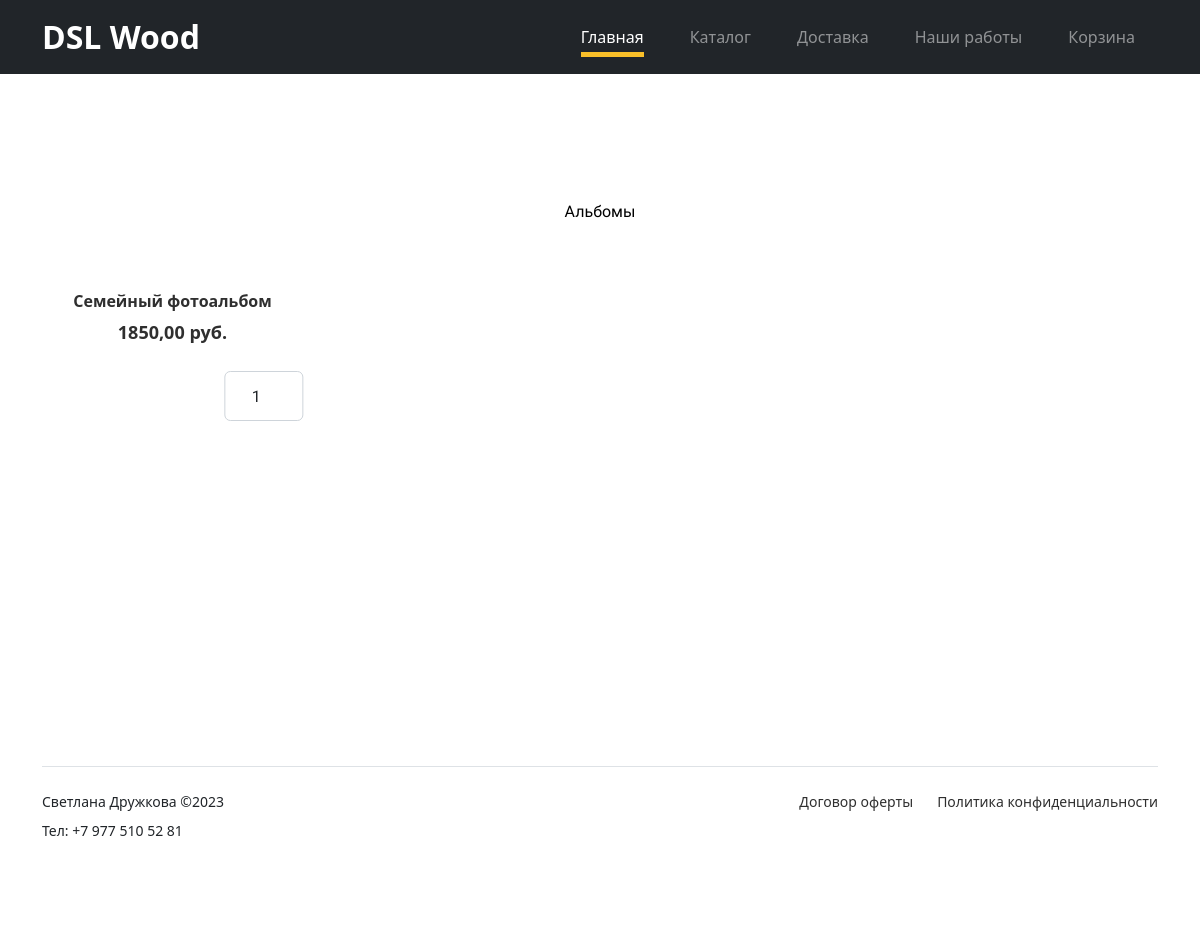
Page /catalog/ on the committed database.
### catalog/models.py (models this page shows, shortened)
class Category(models.Model):
    CHOICES_STATUS = (
        ('Опубликовано', 'Опубликовано'),
        ('Скрыто', 'Скрыто'),
    )
    name_cat = models.CharField(verbose_name='Категория', max_length=100)
    status = models.CharField(choices=CHOICES_STATUS, max_length=100, default='Опубликовано')
    class Meta:
        verbose_name = 'Категория'
        verbose_name_plural = 'Категории'

class Product(models.Model):
    title = models.CharField(verbose_name='Название', max_length=100)
    category = models.ForeignKey(Category, on_delete=models.CASCADE, verbose_name='Категория')
    image = models.ImageField(verbose_name='Фото', upload_to='products/')
    slug = models.SlugField(max_length=50, unique=True, default=title, verbose_name='URL')
    description = models.TextField(verbose_name='Описание', default='')
    price = models.DecimalField(verbose_name='Стоимость', max_digits=10, decimal_places=2)
    class Meta:
        verbose_name = 'Товар'
        verbose_name_plural = 'Товары'

### catalog/views.py (the view)
# urls.py: path('', views.category_products, name='category_products'),
def category_products(request):
    status = 'Опубликовано'
    categories = Category.objects.filter(status=status).all()
    category = None
    products = Product.objects.all()
    form = CartAddProductForm()
    return render(request, 'catalog/product_detail2.html', {'category': category, 'categories': categories,
                                                            'products': products,
                                                            "form": form})

### cart/forms.py
class CartAddProductForm(forms.Form):
    quantity = forms.IntegerField(label="", max_value=6, min_value=1, initial=1,
                                  widget=forms.NumberInput(attrs={'class': 'form-control',
                                                                  'style': 'width: 30%; '
                                                                  'text-align: center;'}))
    update = forms.BooleanField(required=False, initial=False, widget=forms.HiddenInput)

### catalog/templates/catalog/product_detail2.html (shortened to what this page needs)
{% extends 'main/layout2.html' %}
{% block content %}
<div class="untree_co-section product-section before-footer-section">
<div class="container">
        <div class="vertical-menu">
            {% for category in categories %}
            <a href="{% url 'cat_slug_products' category_slug=category.id %}"> {{category.name_cat}}</a>
            {% endfor %}
        </div>
        <br>
        <div class="row">
            {% for product in products %}
            <div class="col-12 col-md-4 col-lg-3 mb-5">
                <a class="product-item" href="{% url 'get_slug_product' product_id=product.id %}">
                    <h3 class="product-title">{{product.title}}</h3>
                    <strong class="product-price">{{product.price}} руб.</strong>
                    <form action="{% url 'cart_add' product_id=product.id%}"
                          method="post">
                        <div class="form_count"> {{ form }} </div>
                    </form>
                </a>
            </div>
            {% endfor %}
        </div>
</div>
    </div>
{% endblock %}

### static/main/css/style.css (style rules this page uses)
body { overflow-x: hidden; position: relative; }
body { font-family: "Ubuntu Condensed", sans-serif; font-weight: 400; line-height: 28px; color: #6a6a6a; font-size: 14px; background-color: #eff2f1; }
a { text-decoration: none; -webkit-transition: .3s all ease; -o-transition: .3s all ease; transition: .3s all ease; color: #2f2f2f; text-decoration: underline; }
.product-section { padding: 7rem 0; }
.product-section .product-item { text-align: center; text-decoration: none; display: block; position: relative; padding-bottom: 50px; cursor: pointer; }
.product-section .product-item h3 { font-weight: 600; font-size: 16px; }
.product-section .product-item strong { font-weight: 800 !important; font-size: 18px !important; }
.product-section .product-item h3, .product-section .product-item strong { color: #2f2f2f; text-decoration: none; }
.form_count { justify-content: center; justify-items: center; align: center; transform: translate(35%, 50%); }
.product-section .product-item:before { bottom: 0; left: 0; right: 0; position: absolute; content: ""; background: #dce5e4; height: 0%; z-index: -1; border-radius: 10px; -webkit-transition: .3s all ease; -o-transition: .3s all ease; transition: .3s all ease; }
.before-footer-section { padding: 7rem 0 12rem 0 !important; }
.untree_co-section { padding: 7rem 0; }
.form-control { height: 50px; border-radius: 10px; font-family: "Ubuntu Condensed", sans-serif; }

### catalog/templates/catalog/product_detail2.html (style rules this page uses)
.vertical-menu { width: 200 px; font-family: "Ubuntu Condensed", sans-serif; display: flex; justify-content: center; align-items: center; }
.vertical-menu a { background-color: #ffffff; color: black; display: inline; padding: 14px; text-decoration: none; }

### rows in the picture
Category: name_cat "Альбомы"
Product: title "Семейный фотоальбом", price "1850,00", quantity "1"
